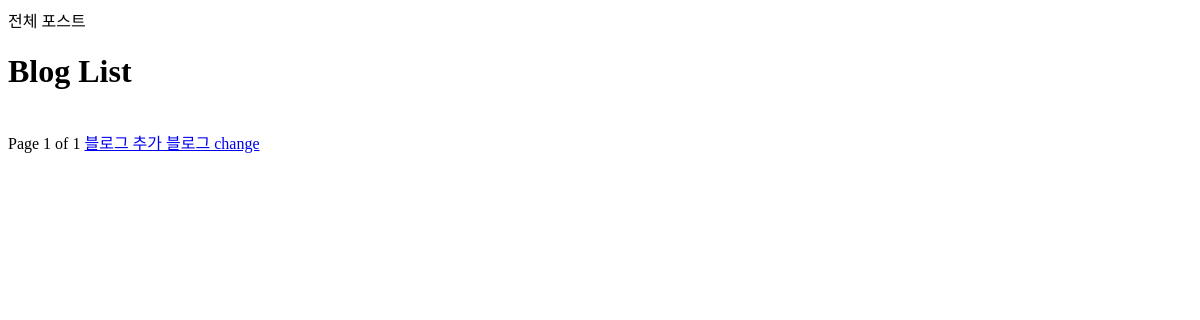
The page /blog/ on the database as committed earlier.
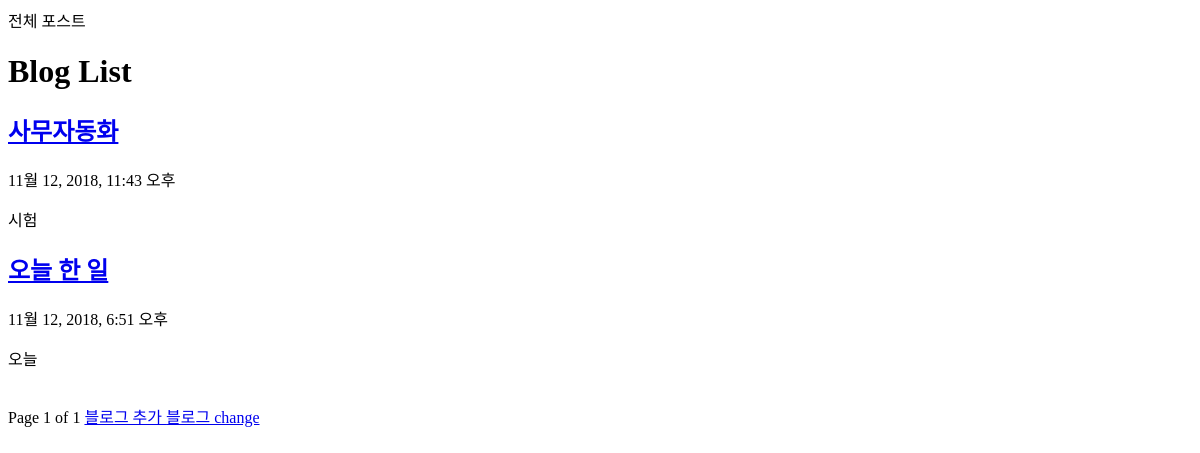
The same page on the database as committed later.
### blog/models.py (models this page shows, shortened)
class Post(models.Model):
    title = models.CharField('TITLE',max_length=50)
    slug = models.SlugField('SLUG', unique=True, allow_unicode=True,help_text = 'one word for title alias.')
    description = models.CharField('DESCRIPTION',max_length=100,blank=True, null=True, help_text='simple description text.')
    content = models.TextField('CONTENT')
    create_date = models.DateTimeField('Create Date',auto_now_add =True)
    modify_date = models.DateTimeField('Modify Date', auto_now=True)
    owner = models.ForeignKey(User, null=True, on_delete=models.CASCADE)
    class Meta:
        verbose_name = 'post'
        verbose_name_plural = 'posts'
        db_table = 'blog_posts'
        ordering = ('-modify_date', )
    def get_absolute_url(self):
        return reverse('blog:post_detail', args=(self.slug,))

### blog/views.py (the view)
# urls.py: path('',PostLV.as_view(),name='index'),
class PostLV(ListView):
    model = Post
    template_name = 'post_all.html'
    context_object_name = 'posts'
    paginate_by = 4

### blog/templates/post_all.html (shortened to what this page needs)
{% block content %}
<div id="content">
<h1>Blog List</h1>
{% for post in posts %}
    <h2><a href= "{{post.get_absolute_url}}">{{post.title}}</a></h2>
    <p>{{post.modify_date}}</p>
    <p>{{post.description}}</p>
{% endfor %}
<br/>
<div>
    Page {{page_obj.number }} of {{page_obj.paginator.num_pages}}
    <a href="{% url 'blog:add'%}"> 블로그 추가 </a>
    <a href="{% url 'blog:change'%}">블로그 change</a>
</div>
{% endblock %}
</body>
</html>

Rows that differ between the two databases and show on the page:
added Post: title "사무자동화", modify_date "11월 12, 2018, 11:43 오후", description "시험"
added Post: title "오늘 한 일", modify_date "11월 12, 2018, 6:51 오후", description "오늘"
